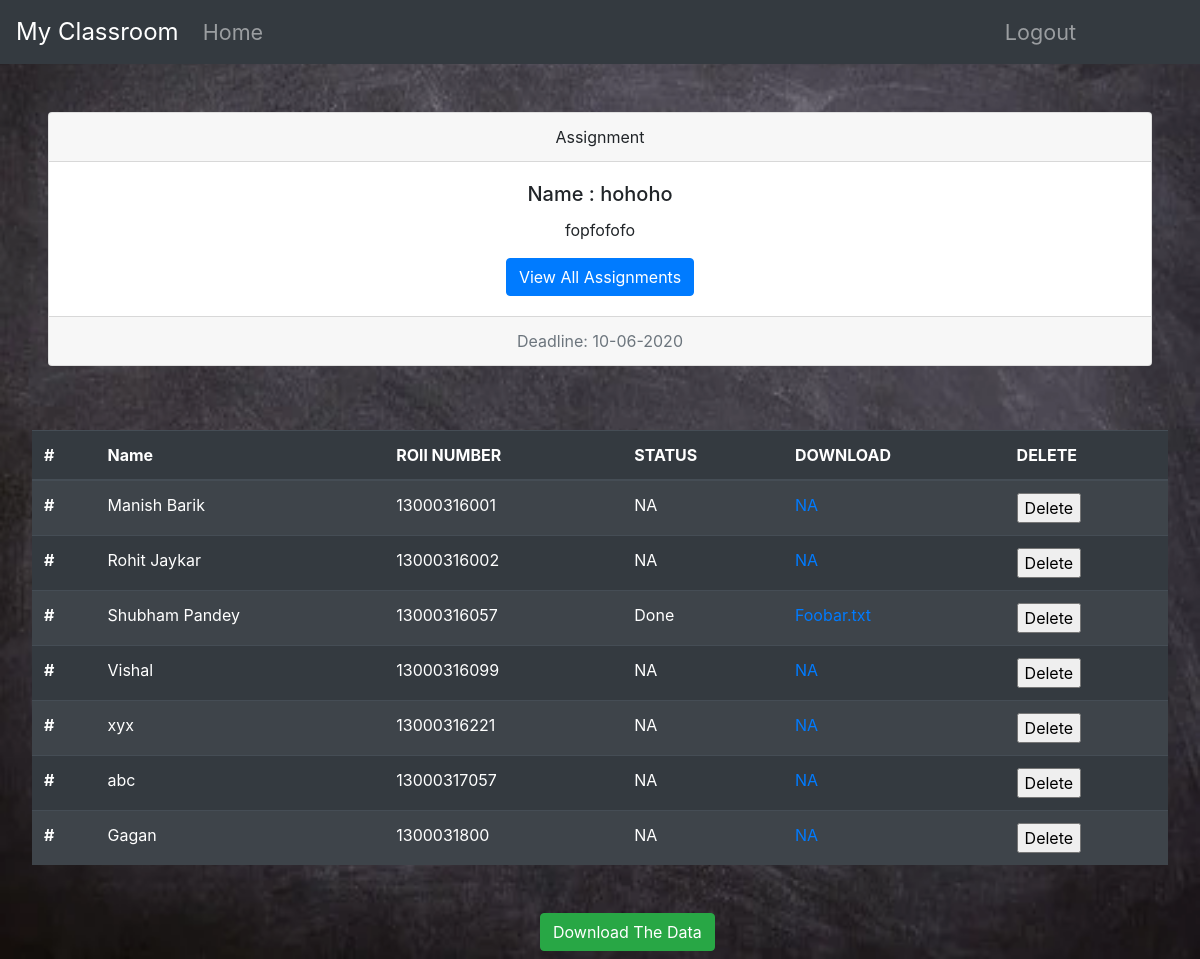
The app's page /submissions?ass_id=130_EC302_1591345637.6883175 (signed in) with its own data.
### tables this page shows
CREATE TABLE assignment(
ass_id text PRIMARY KEY,
cls_id text,
ass_name text NOT NULL,
deadline text,
desc text,
files text
);

CREATE TABLE user(
user_id text PRIMARY KEY,
clg_id text,
name text NOT NULL,
password text,
occ text,
roll text
, about text, pic text, phone text, social text);

CREATE TABLE ura(
user_id text,
ass_id text,
sub_time text,
content text
);

### server.py (the view)
@app.route('/submissions')
def submissions():
	ass_id=request.args.get("ass_id")
	data=assignment.getSubmissions(c,ass_id)
	ass_detail=assignment.getAssDetail(c,ass_id)
	print(data,ass_detail,sep="\n")
	c_id=ass_detail['cls_id'].split("_")[1]
	return render_template("submissions.html",submissions=data,ass=ass_detail,occ=session['user']['occ'],c_id=c_id)

### Data_Models/Assignment.py (called while the page is built)
	@staticmethod
	def getAssDetail(c,ass_id):
		print(ass_id)
		c.execute("select * from assignment where ass_id=?",(ass_id,))
		d=c.fetchone()
		t=d[3].split("-")
		t=reversed(t)
		t="-".join(t)
		return {'ass_id':d[0],'cls_id':d[1],'ass_name':d[2],'deadline':t,'desc':d[4]}

### Template/submissions.html (shortened to what this page needs)
<!DOCTYPE html>
<html>
<head>
	<link rel="stylesheet" href="https://stackpath.bootstrapcdn.com/bootstrap/4.5.0/css/bootstrap.min.css">
</head>
<body>
	<nav class="navbar navbar-expand-lg navbar-dark bg-dark navbar-static-top" style="font-size: large;">
		<a class="navbar-brand" href="#" style="font-size:x-large;">My Classroom</a>
		<div class="collapse navbar-collapse" id="navbarNav" style="font-size: larger;">
		  <ul class="navbar-nav mr-auto">
			<li class="nav-item ">
			  <a class="nav-link" href="#">Home </a>
			</li>
		  </ul>
		  <ul class="navbar-nav " style="margin-right: 100px;">
			<li class="nav-item">
				<a class="nav-link" href="/logout"> Logout</a>
			</li>
		</ul>
		</div>
	  </nav>
<div class="assinmentDetails" style="padding: 3em;">
 <div class="card text-center">
	<div class="card-header">
		Assignment
	</div>
	<div class="card-body">
	  <h5 class="card-title">Name : {{ ass.ass_name}}</h5>
	  <p class="card-text">{{ ass.desc }}</p>
	  <a href="{{ url_for('viewAss',cls_id=c_id) }}" class="btn btn-primary">View All Assignments</a>
	</div>
	<div class="card-footer text-muted">
		Deadline: {{ ass.deadline }}
	</div>
  </div>
</div>
<div class="ass_log" style="padding: 1em;margin: 1em; padding-top: 0em;">
<table class="table table-striped table-dark">
	<thead>
	  <tr>
		<th scope="col">#</th>
		<th scope="col">Name</th>
		<th scope="col">ROll NUMBER</th>
		<th scope="col">STATUS</th>
		<th scope="col">DOWNLOAD</th>
		<th scope="col">DELETE</th>
	  </tr>
	</thead>
	<tbody>
		{% for s in submissions %}
	  <tr>
		<th scope="row">#</th>
		<td> {{ s.name }}</td>
		<td>{{ s.roll }}</td>
		<td>{{ s.status }}</td>
		<td>{% if occ=='teacher' %}
			<a href="/retrieve_file?file_name={{ s.file }}">{{ s.file }}</a>
			{% endif %}
		</td>
		<td>
			{% if occ=='teacher' %}
			<form action="/deluserAss" method="post">
				<input type="submit" name="" value="Delete">
			</form>
			{% endif %}
		</td>
		{% endfor %}
	</tbody>
  </table>
  </div>
{% if occ=='teacher' %}
<a class="btn btn-success" style="margin-left: 45%;" href="/retrieve_file?file_name={{ ass.ass_id }}.xlsx">Download The Data</a>
{% endif %}
</body>
</html>

### Template/submissions.html (style rules this page uses)
body { background-image: url('/static/img/bg6.webp'); background-repeat: no-repeat; background-attachment: fixed; background-size: 100% 100%; }

### records on screen
assignment: ass_name "hohoho", desc "fopfofofo", deadline "10-06-2020"
user: name "Manish Barik", roll "13000316001", status "NA", file "NA"
user: name "Rohit Jaykar", roll "13000316002", status "NA", file "NA"
user: name "Shubham Pandey", roll "13000316057"
ura: file "Foobar.txt"
user: name "Vishal", roll "13000316099", status "NA", file "NA"
user: name "xyx", roll "13000316221", status "NA", file "NA"
user: name "abc", roll "13000317057", status "NA", file "NA"
user: name "Gagan", roll "1300031800", status "NA", file "NA"

### other values on screen
{{ s.status }} "Done"
